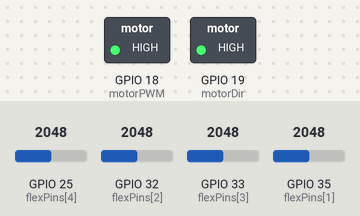
A program run on a simulated ESP32. Parts: switched loads named in the program (green lamp = pin HIGH). The inputs (shaded band) are chosen by the test bench; at power-on: GPIO 25 (flexPins[4]) = 2048, GPIO 32 (flexPins[2]) = 2048, GPIO 33 (flexPins[3]) = 2048, GPIO 35 (flexPins[1]) = 2048. What the program prints to the serial monitor is not drawn.

Above: at 0.1 s.
Timing chart, 0 to 1.6 s (numbered marks = the images above):
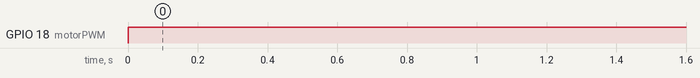

Measured:
- by itself, GPIO 18 (motorPWM): LOW → HIGH at 0.00 s

The program:

main.cpp
```cpp
#include <Arduino.h>
#include <PID_v1.h>

// --- PIN DEFINITIONS ---
const int flexPins[5] = {34, 35, 32, 33, 25};
const int motorPWM    = 18;
const int motorDir    = 19;

// --- PID VARIABLES ---
double Setpoint, Input, Output;
// For position control, we need a higher Kp to overcome the glove's resistance
double Kp = 3.5, Ki = 1.2, Kd = 0.5;
// Change DIRECT to REVERSE if the motor pulls when it should release
PID myPID(&Input, &Output, &Setpoint, Kp, Ki, Kd, REVERSE);

// --- TARGETS (Based on your HandSensors1.csv) ---
// We will use the average of the 4 fingers on the Whiffletree
const int NEUTRAL_TARGET = 820;

void setup() {
    Serial.begin(115200);

    pinMode(motorPWM, OUTPUT);
    pinMode(motorDir, OUTPUT);
    digitalWrite(motorDir, HIGH);

    // Initialize PID
    Setpoint = NEUTRAL_TARGET;
    myPID.SetMode(AUTOMATIC);
    myPID.SetOutputLimits(0, 255);
}

void loop() {
    // 1. Read Flex Sensors (S2 to S5 are the fingers on the whiffletree)
    float avgFlex = (analogRead(flexPins[1]) + analogRead(flexPins[2]) +
                     analogRead(flexPins[3]) + analogRead(flexPins[4])) / 4.0;

    Input = avgFlex;

    // 2. Compute PID
    myPID.Compute();

    // 3. Motor Execution
    // If Input < Setpoint (Hand is flexing), Output increases to pull it back.
    analogWrite(motorPWM, Output);

    // 4. Monitoring
    static long lastTime = 0;
    if (millis() - lastTime > 100) {
        Serial.print("CurrentPos:"); Serial.print(Input);
        Serial.print(",");
        Serial.print("Target:"); Serial.print(Setpoint);
        Serial.print(",");
        Serial.print("MotorPower:"); Serial.println(Output);
        lastTime = millis();
    }
}
```
